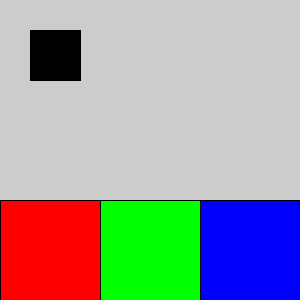
Frame 1 (no input)
Frame 60 (the mouse pressed at the canvas centre just before this capture): identical to frame 1, image omitted
Frame 120 (the mouse held since frame 60 and released just before this capture): identical to frame 1, image omitted

The Processing sketch that drew this single still picture (run headless with seeded random() and noise(); from frame 60 on, the mouse is pressed at the canvas centre):

// Processing sketch: botoes_formas
// ── botoes_formas.pde
void setup() {
  size(300,300);
}
void draw() {
  fill(255,0,0); // vermelho
  rect(0,200,100,100); // botão 1 
  fill(0,255,0); // verde
  rect(100,200,100,100); // botão 2
  fill(0,0,250); // azul
  rect(200,200,100,100); // botão 3
  fill(0); // preto
  rect(30,30,50,50); // botão 4
}

void mousePressed(){
  if((mouseX <100) && (mouseY > 200)) { fill(255,0,0); 
  ellipse(170,130,60,60);
  }
  if((mouseX > 100) && (mouseX < 200) && (mouseY > 200)) { fill(0,255,0);
  rect(170, 130, 60,60);
  }
  if((mouseX > 200) && (mouseY > 200)) { fill(0,0,255);
  triangle(190, 120, 240, 190, 140, 190);
  }
  if((mouseX > 30) && (mouseX < 80) && (mouseY > 30) && (mouseY < 80)) background(175,175,175);
}
